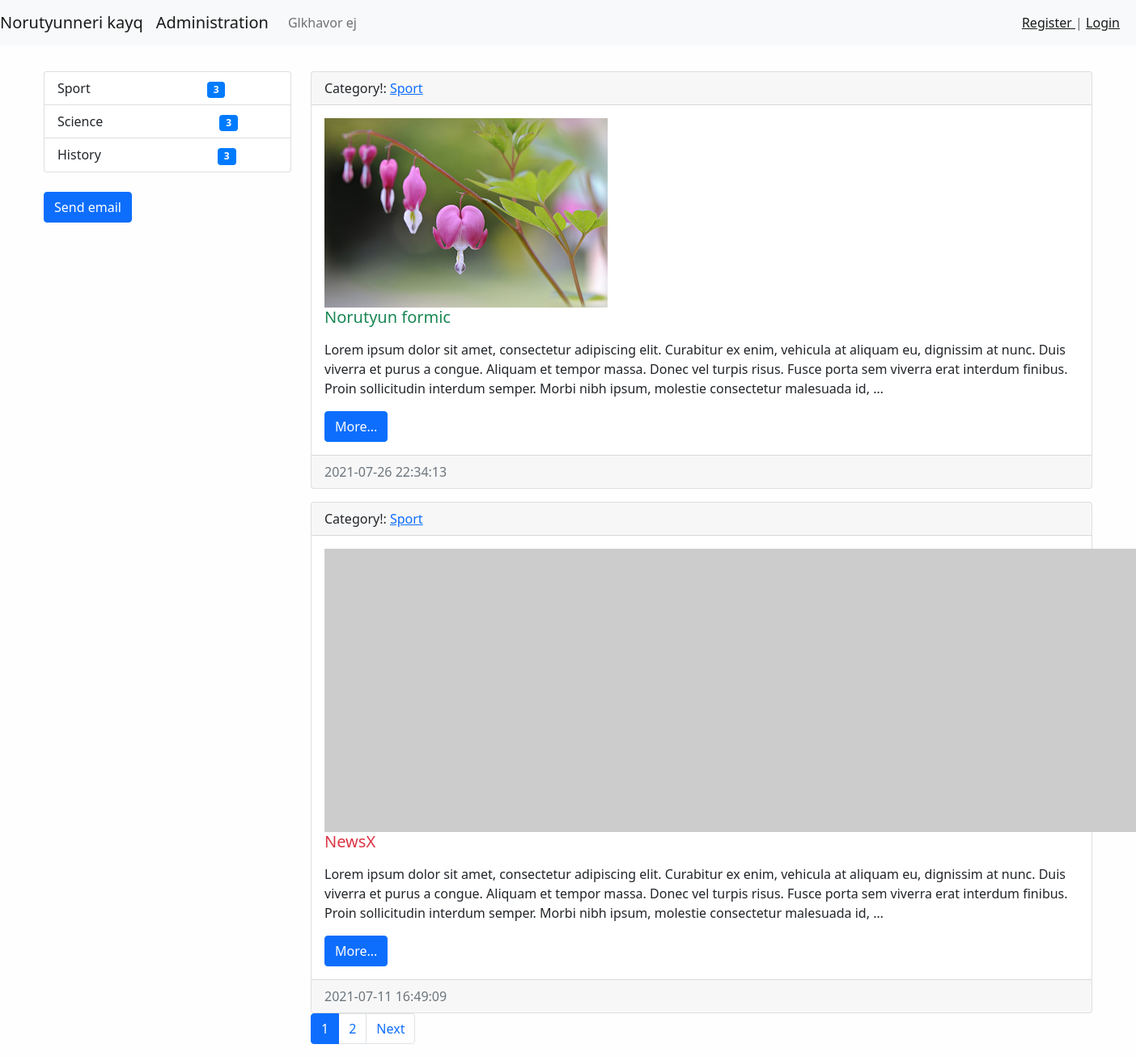
Page /category/1/ on the committed database.
### news/models.py (models this page shows, shortened)
class Category(models.Model):
    title = models.CharField(max_length=150, db_index=True, verbose_name='CATEGORYI ANUN')
    def get_absolute_url(self):
        return reverse('category', kwargs={"category_id": self.pk})
    def __str__(self):
        return self.title
    class Meta:
        verbose_name = "Category"
        verbose_name_plural = "Categoryner"
        ordering = ['title']

class News(models.Model):
    title = models.CharField(max_length=150, verbose_name="ANUN")
    content = models.TextField(blank=True)
    created_at = models.DateTimeField(auto_now_add=True, verbose_name='STEGHTSVEL E')
    updated_at = models.DateTimeField(auto_now=True, verbose_name='POPOKHVEL E')
    photo = models.ImageField(upload_to='photos/%Y/%m/%d/', blank=True)
    is_published = models.BooleanField(default=True, verbose_name='HRATARAKVEL E')
    category = models.ForeignKey('Category', on_delete=models.PROTECT, related_name='get_news')
    views = models.IntegerField(default=0)
    def get_absolute_url(self):
        return reverse('view_news', kwargs={"pk": self.pk})
    class Meta:
        verbose_name = "Norutyun"  # entavernagira tsarayum(or` add news-y darav add Norutyun...)
        verbose_name_plural = "Norutyunner"  # sa el hognakii depqum(inchin -s er avelacnum` sa kdarna)
        ordering = ['-created_at']  # ev adminki ev modeli sort. hertakanutyuny kpokhvi

### news/views.py (the view)
# urls.py: path('category/<int:category_id>/', NewsByCategory.as_view(), name='category'),
class NewsByCategory(MyMixin, ListView):
    model = News
    template_name = 'news/home_news_list.html'
    context_object_name = 'news'
    allow_empty = False
    paginate_by = 2
    def get_queryset(self):
        return News.objects.filter(category_id=self.kwargs['category_id'], is_published=True)
    def get_context_data(self, *, object_list=None, **kwargs):
        context = super().get_context_data(**kwargs)
        context['title'] = self.get_upper(Category.objects.get(pk=self.kwargs['category_id']))
        return context

### news/templatetags/news_tags.py (called while the page is built)
@register.inclusion_tag('news/list-categories.html')
def show_categories(arg1="hello", arg2="world"):
    categories = Category.objects.annotate(cnt=Count("get_news", filter=F('get_news__is_published'))).filter(cnt__gt=0)
    return {"categories": categories, "arg1": arg1, "arg2": arg2}

### news/utils.py (called while the page is built)
    def get_upper(self, st):
        if isinstance(st, str):
            return st.upper()
        else:
            return st.title.upper()

### news/templates/news/home_news_list.html (shortened to what this page needs)
{% extends 'base.html' %}
{% block sidebar %}
    {% include 'inc/_sidebar.html' %}
{% endblock %}
{% block content %}
{% for item in news %}
<div class="card mt-3">
    <div class="card-header">
        Category!: <a href="{{ item.category.get_absolute_url }}"> {{ item.category }} </a>
    </div>
    <div class="card-body">
        <div class="media">
            {% if item.photo %}
            <img alt="" class="mr-3" src="{{ item.photo.url }}" width="350">
            {% else %}
            <img alt="" class="mr-3" src="https://picsum.photos/id/1050/350/235">
            {% endif %}
            <div class="media-body">
                <h5 class="card-title {% cycle  'text-success' 'text-danger'%} ">{{ item.title }}</h5>
                <p class="card-text">{{ item.content|linebreaks|truncatewords:50 }}</p>
                <a class="btn btn-primary" href="{{ item.get_absolute_url }}">More...</a>
            </div>
        </div>
    </div>
    <div class="card-footer text-muted">
        {{ item.created_at|date:'Y-m-d H:i:s' }}
    </div>
</div>
{% empty %}
<p> Oops... There is no data... </p>
{% lorem 3 p %}
{% endfor %}
{% endblock %}

### news/templates/news/list-categories.html (shortened to what this page needs)
<div class="list-group">
    {% for item in categories %}
    <a class="list-group-item list-group-item-action" href="{{ item.get_absolute_url }}">
        {{ item.title }} <span class="badge badge-primary badge-pill"
                               style="background-color: #007bff;color: white;margin-left: 140px;">{{ item.cnt }}</span></a>
    {% endfor %}
</div>

### mysite/static/css/style.css (style rules this page uses)
body { background-color: #fefefe; }

### rows in the picture
Category: title "Sport", cnt "3"
Category: title "Science", cnt "3"
Category: title "History", cnt "3"
News: category "Sport", photo (picture), title "Norutyun formic", content "Lorem ipsum dolor sit amet, consectetur adipiscing elit. Curabitur ex enim, vehicula at aliquam eu, dignissim at nunc. Duis viverra et purus a congue. Aliquam et tempor massa. Donec vel turpis risus. Fusce porta sem viverra erat interdum finibus. Proin sollicitudin interdum semper. Morbi nibh ipsum, molestie consectetur malesuada id, …", created_at "2021-07-26 22:34:13"
News: category "Sport", title "NewsX", content "Lorem ipsum dolor sit amet, consectetur adipiscing elit. Curabitur ex enim, vehicula at aliquam eu, dignissim at nunc. Duis viverra et purus a congue. Aliquam et tempor massa. Donec vel turpis risus. Fusce porta sem viverra erat interdum finibus. Proin sollicitudin interdum semper. Morbi nibh ipsum, molestie consectetur malesuada id, …", created_at "2021-07-11 16:49:09"

### other values in the picture
{{ p }} "1"
{{ p }} "2"
